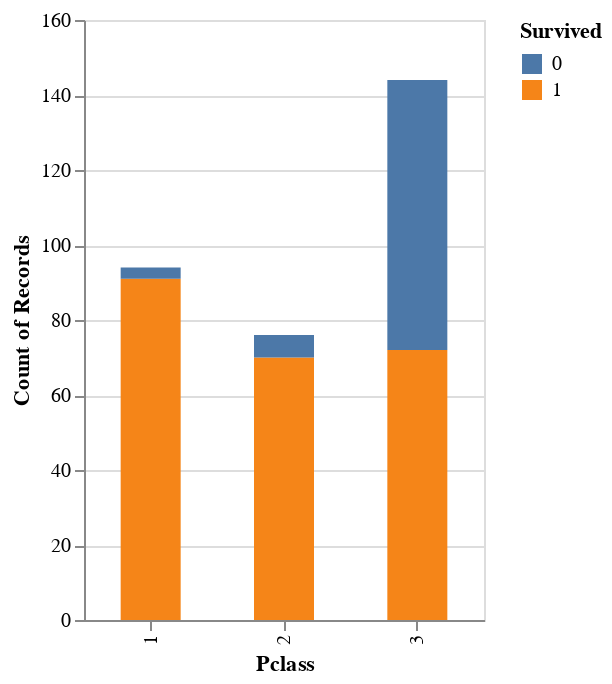

Notebook source saved alongside this figure:
### Markdown cell above
* **Q2 - Proporcionalmente, morreram muito mais homens do que mulheres.**

### Code cell
alt.Chart(data[data['Sex']=='female']).mark_bar(size=30).encode(
    x='Pclass:O',
    y='count(Pclass)',
    color='Survived:N'
    ).properties(width=200)

### Figure 1 — Vega-Lite specification as saved in the notebook (floating-point values rounded to 4 significant figures; data arrays with more than 128 entries replaced by an {"elided": "..."} marker saying what was removed)
{"config": {"view": {"continuousWidth": 400, "continuousHeight": 300}}, "data": {"name": "data-f242034586b5dbf16be489661ec84aa3"}, "mark": {"type": "bar", "size": 30}, "encoding": {"color": {"field": "Survived", "type": "nominal"}, "x": {"field": "Pclass", "type": "ordinal"}, "y": {"aggregate": "count", "field": "Pclass", "type": "quantitative"}}, "width": 200, "$schema": "https://vega.github.io/schema/vega-lite/v4.17.0.json", "datasets": {"data-f242034586b5dbf16be489661ec84aa3": {"elided": "314 records"}}}
